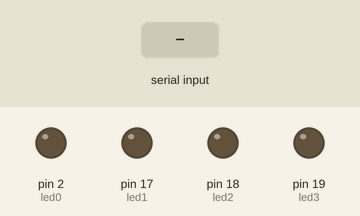
Simulated run of this sketch. Board: Arduino Uno, built with avr-gcc and run on an emulated ATmega328P. Parts: output pins drawn as LEDs (lit = HIGH). The inputs (shaded band) are chosen by the test bench. What the sketch prints to the serial monitor is not drawn.

Above: at 1.2 s.
1.3 s: "90,45\n" received over Serial
At 2.1 s:
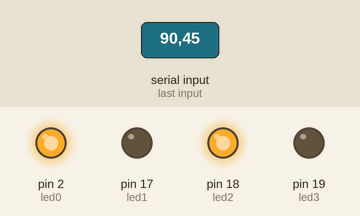
2.8 s: "1\n" received over Serial
At 4.0 s:
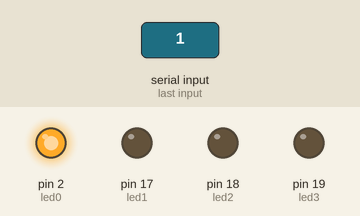
4.3 s: "30,150\n" received over Serial
At 5.5 s:
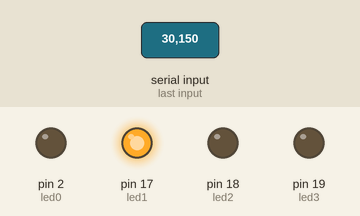
5.8 s: "90\n" received over Serial
At 6.6 s:
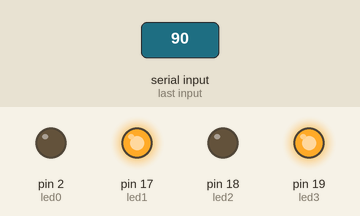
7.3 s: "5\n" received over Serial
At 7.7 s:
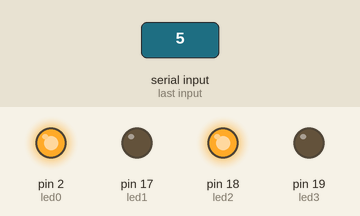
8.8 s: "200\n" received over Serial
At 10.0 s:
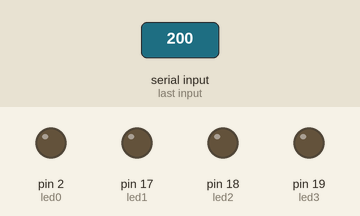
Timing chart, 0 to 11.3 s (numbered marks = the images above; inputs shaded):
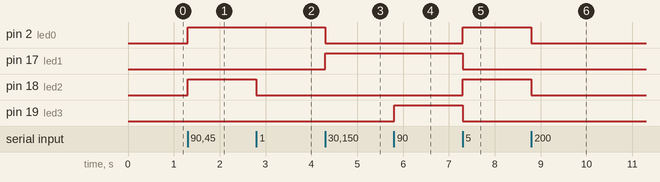

Measured:
- after the input at 1.3 s, pin 2 (led0), pin 18 (led2): LOW → HIGH at once
- after the input at 2.8 s, pin 18 (led2): HIGH → LOW at once
- after the input at 4.3 s, pin 2 (led0): HIGH → LOW at once; pin 17 (led1): LOW → HIGH at once
- after the input at 5.8 s, pin 19 (led3): LOW → HIGH at once
- after the input at 7.3 s, pin 2 (led0), pin 18 (led2): LOW → HIGH at once; pin 17 (led1), pin 19 (led3): HIGH → LOW at once
- after the input at 8.8 s, pin 2 (led0), pin 18 (led2): HIGH → LOW at once

The sketch:

DecToBin.ino
```cpp
//BINARY TO DECIMAL WITH LEDs
int led0 = 2;                           //led with lsb
int led1 = 17;
int led2 = 18;
int led3 = 19;                          //led with msb
int indx = 0, max_char = 2;
char input[2];

void setup(){
  pinMode(led0,OUTPUT);
  pinMode(led1,OUTPUT);
  pinMode(led2,OUTPUT);
  pinMode(led3,OUTPUT);
  Serial.begin(9600);
  Serial.print("Enter a number: ");
}
void serialFlush(){
  while(Serial.available() > 0){
    char t = Serial.read();
  }
}

void math(int num){
  int t;


    if(num%2 == 1) digitalWrite(led0,HIGH);
    num = num/2;
    if(num%2 == 1) digitalWrite(led1, HIGH);
    num = num/2;
    if(num%2 == 1) digitalWrite(led2, HIGH);
    num = num/2;
    if(num%2 == 1) digitalWrite(led3, HIGH);

}

void output(){
  Serial.println(input);
  if( isalpha(input[0]) || isalpha(input[1]) ) Serial.print("Invalid input. Try again: ");
  else{
    math(atoi(input));
  }
  Serial.print("Enter a new number: ");

}


void loop(){

  if(Serial.available() > 0){

    char temp = Serial.read();

    digitalWrite(led0, LOW);
    digitalWrite(led1, LOW);
    digitalWrite(led2, LOW);
    digitalWrite(led3, LOW);

    if(indx <= max_char ){

      if(temp != '\n'){
        input[indx] = temp;
        indx++;

      }else{
        input[indx] = '\0';
        output();
        indx = 0;
      }

    }else{
      serialFlush();
      Serial.print("Input too large. Try again: ");
      indx = 0;
    }


  }

}
```
